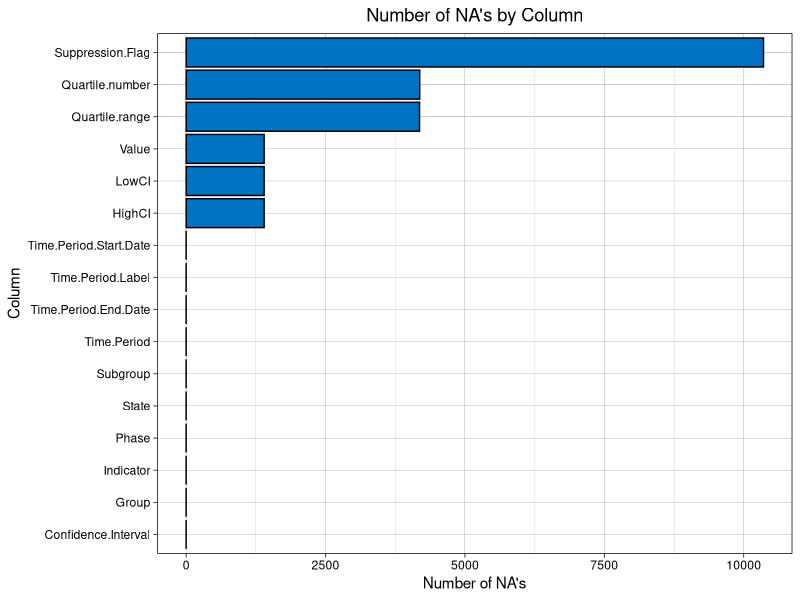
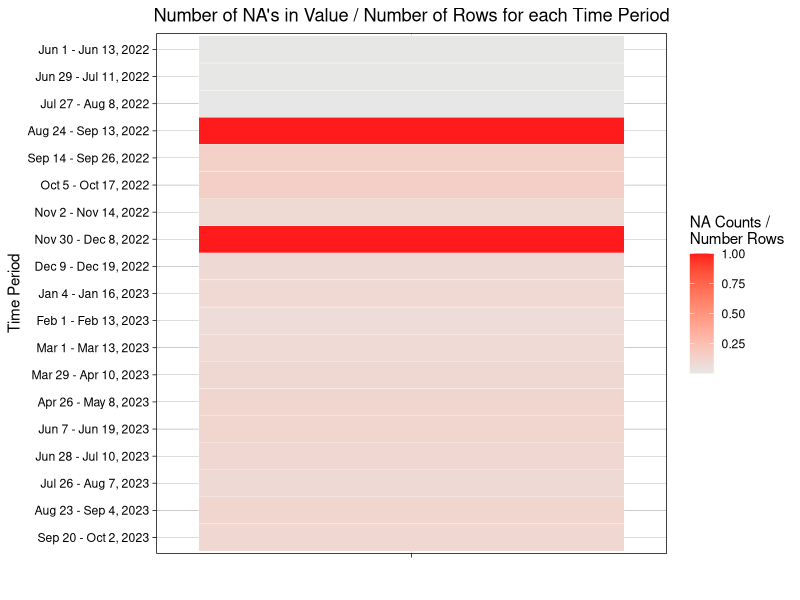
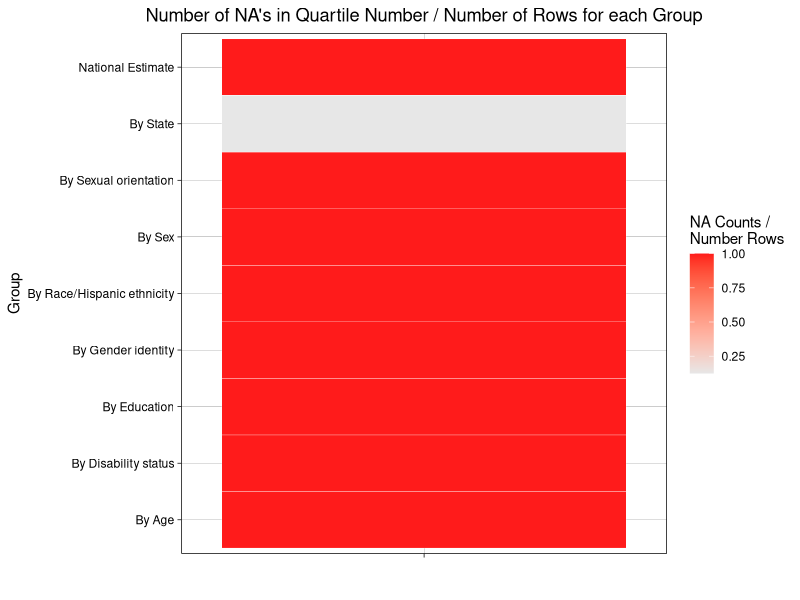

These figures' R source, in order:
## ---- chunk 1
#| warning: false

# Import Required Libraries
library(dplyr)
library(ggplot2)
library(forcats)

# Import Data
pcc <- read.csv("Post-COVID_Conditions.csv")
pcc$Quartile.range <- ifelse(pcc$Quartile.range == "", NA, pcc$Quartile.range)

# Get the total number of NA's by column
na_sum <- apply(pcc, 2, function (x) sum(is.na(x)))

# Store as a new dataframe
na_sum <- as.data.frame(na_sum)
na_sum$Column <- rownames(na_sum)

# Make a bar graph of the number of NA's by column
ggplot(na_sum, aes(x = na_sum, y = fct_reorder(Column, na_sum))) +
  geom_col(fill = "#0073C2FF", color = "black") +
  ggtitle("Number of NA's by Column") +
  xlab("Number of NA's") +
  ylab("Column") +
  theme_linedraw() +
  theme(plot.title = element_text(hjust = 0.5))
## ---- chunk 2
# Get only rows that have an NA in Quartile Number AND Quartile Range
QNandQR <- pcc %>%
  filter(is.na(Quartile.number) & is.na(Quartile.range))

print(paste("The number of rows that have NA's in Quartile Number AND Quartile Range:", nrow(QNandQR)))

# Get only rows that have an NA in Quartile Number OR Quartile Range
QNorQR <- pcc %>%
  filter(is.na(Quartile.number) | is.na(Quartile.range))

print(paste("The number of rows that have NA's in Quartile Number OR Quartile Range:", nrow(QNorQR)))

# Get only rows that have an NA in Value, LowCI, AND HighCI
VandLCIandHCI <- pcc %>%
  filter(is.na(Value) & is.na(LowCI) & is.na(HighCI))

print(paste("The number of rows that have NA's in Value, LowCI, AND HighCI:",nrow(VandLCIandHCI)))

# Get only rows that have an NA in Value, LowCI, OR HighCI
VorLCIorHCI <- pcc %>%
  filter(is.na(Value) | is.na(LowCI) | is.na(HighCI))

print(paste("The number of rows that have NA's in Value, LowCI, OR HighCI:",nrow(VorLCIorHCI)))
## ---- chunk 3
# Change the values to NA according to the paragraph above
pcc$Value <- ifelse(is.na(pcc$Suppression.Flag), pcc$Value, NA)
pcc$LowCI <- ifelse(is.na(pcc$Suppression.Flag), pcc$LowCI, NA)
pcc$HighCI <- ifelse(is.na(pcc$Suppression.Flag), pcc$HighCI, NA)
pcc$Quartile.range <- ifelse(is.na(pcc$Suppression.Flag), pcc$Quartile.range, NA)
pcc$Quartile.number <- ifelse(is.na(pcc$Suppression.Flag), pcc$Quartile.number, NA)
## ---- chunk 4
#| warning: false

# Group the total NA's by Time Period Label and store as a new DF
Date_NAs <- pcc %>%
  mutate(NA_indicator = is.na(Value)) %>%
  group_by(Time.Period.Label, NA_indicator) %>%
  summarize(NA_count = sum(NA_indicator)) %>%
  filter(NA_indicator == TRUE)

# Get the number of rows with each time period label and store it in our new DF
Period_Label_Counts <- as.numeric(as.matrix(table(pcc$Time.Period.Label)))
Date_NAs$Counts <- Period_Label_Counts

# Create new column which is NA Counts / Period Label Counts
Date_NAs$NAoverTotal <- Date_NAs$NA_count / Date_NAs$Counts

# Convert the new TPL to a factor (used below)
Date_NAs$Time.Period.Label <- as.factor(Date_NAs$Time.Period.Label)

# Create the heatmap: requires manual reordering of the labels
Date_NAs %>%
  ggplot(aes(x = "", y = fct_rev(fct_relevel(Time.Period.Label, "Jun 1 - Jun 13, 2022", "Jun 29 - Jul 11, 2022", 
                                             "Jul 27 - Aug 8, 2022", "Aug 24 - Sep 13, 2022", "Sep 14 - Sep 26, 2022",
                                             "Oct 5 - Oct 17, 2022", "Nov 2 - Nov 14, 2022", "Nov 30 - Dec 8, 2022",
                                             "Dec 9 - Dec 19, 2022", "Jan 4 - Jan 16, 2023", "Feb 1 - Feb 13, 2023",
                                             "Mar 1 - Mar 13, 2023", "Mar 29 - Apr 10, 2023", "Apr 26 - May 8, 2023",
                                             "Jun 7 - Jun 19, 2023", "Jun 28 - Jul 10, 2023", "Jul 26 - Aug 7, 2023",
                                             "Aug 23 - Sep 4, 2023", "Sep 20 - Oct 2, 2023")), 
             fill = NAoverTotal)) +
  geom_tile(color = "white") +
  scale_fill_gradient(low = "#E7E7E7", high = "#FF1B1B", name = "NA Counts / \nNumber Rows") +
  ggtitle("Number of NA's in Value / Number of Rows for each Time Period") +
  xlab("") +
  ylab("Time Period") +
  theme_linedraw() +
  theme(plot.title = element_text(hjust = 0.5))
## ---- chunk 5
# Remove dates that correspond to breaks of data collection
pcc <- pcc %>%
  filter(Time.Period.Label != "Aug 24 - Sep 13, 2022" & Time.Period.Label != "Nov 30 - Dec 8, 2022")
## ---- chunk 6
VandSF <- pcc%>%
  filter(is.na(Value) & is.na(Suppression.Flag))

print(paste("The number of remaining rows that have NA's in Value without the Suppression flag being raised:", nrow(VandSF)))
## ---- chunk 7
#| warning: false

# Group the total NA's by Group and store as a new DF
Group_NAs <- pcc %>%
  mutate(NA_indicator = is.na(Quartile.number)) %>%
  group_by(Group, NA_indicator) %>%
  summarize(NA_count = sum(NA_indicator)) %>%
  filter(NA_indicator == TRUE)

# Get the number of rows with each group and store it in our new DF
Group_Counts <- as.numeric(as.matrix(table(pcc$Group)))
Group_NAs$Counts <- Group_Counts

# Create new column which is NA Counts / Period Label Counts
Group_NAs$NAoverTotal <- Group_NAs$NA_count / Group_NAs$Counts

# Create the heatmap: requires manual reordering of the labels
Group_NAs %>%
  ggplot(aes(x = "", y = Group, fill = NAoverTotal)) +
  geom_tile(color = "white") +
  scale_fill_gradient(low = "#E7E7E7", high = "#FF1B1B", name = "NA Counts / \nNumber Rows") +
  ggtitle("Number of NA's in Quartile Number / Number of Rows for each Group") +
  xlab("") +
  ylab("Group") +
  theme_linedraw() +
  theme(plot.title = element_text(hjust = 0.5))

